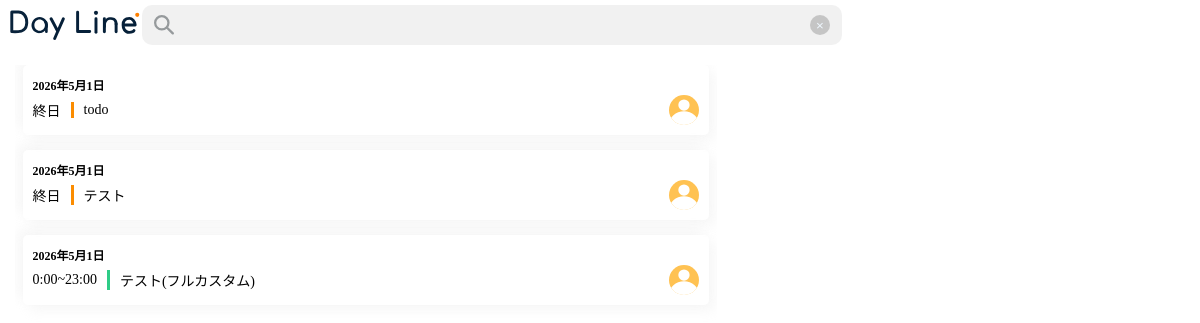
The page /index/event/search/ (signed in) on the database as committed earlier.
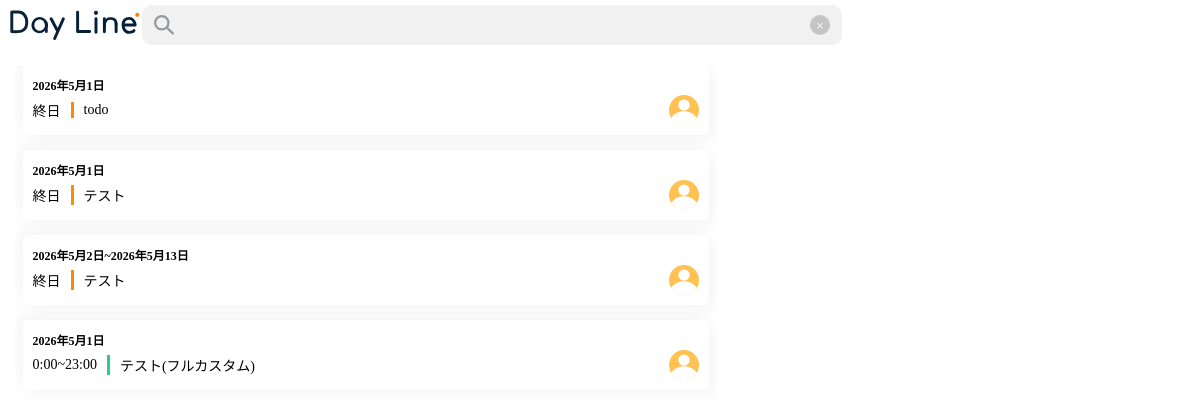
The same page on the database as committed later.
### DayLine_1_DayLine/models.py (models this page shows, shortened)
class Event(models.Model):
    class Meta:
        verbose_name = "予定"
        verbose_name_plural = "予定"
    created_at = models.DateTimeField(auto_now_add=True)
    updated_at = models.DateTimeField(auto_now=True)
    id = models.UUIDField(
        primary_key=True,
        default=uuid.uuid4,
    )
    room = models.ForeignKey(
        Room,
        verbose_name='ルーム',
        on_delete=models.CASCADE,
        related_name='events',
        null=True
    )
    title = models.CharField(
        verbose_name='タイトル',
        max_length=100,
    )
    created_by = models.ForeignKey(
        CustomUser,
        verbose_name='作成者',
        on_delete=models.SET_NULL,
        null=True
    )
    start_date = models.DateField(
        verbose_name='開始日',
    )
    start_time = models.TimeField(
        verbose_name='開始時間',
        default=datetime.time(0, 0, 0),
        blank=True
    )
    end_date = models.DateField(
        verbose_name='終了日',
        null=True,
        blank=True
    )
    end_time = models.TimeField(
        verbose_name='終了時間',
        default=datetime.time(23, 0, 0),
        null=True,
        blank=True
    )
    allday = models.BooleanField(
        verbose_name='終日設定',
        default=True
    )
    color = models.ForeignKey(
        Color,
        verbose_name="色",
        on_delete=models.SET_NULL,
        null=True,
        blank=True
    )
    repeat = models.ForeignKey(
        Repeat,
        verbose_name="繰り返し",
        on_delete=models.SET_NULL,
        null=True,
        blank=True
    )
    url = models.URLField(
        verbose_name="URL",
        null=True,
        blank=True
    )
    location = models.CharField(
        verbose_name="場所",
        null=True,
        blank=True,
        max_length=100
    )
    memo = models.TextField(
        verbose_name="メモ",
        null=True,
        blank=True,
        max_length=500
    )

### DayLine_1_DayLine/views.py (the view)
# urls.py: path('event/search/', views.SearchEvent.as_view(), name='search_event'),
class SearchEvent(ListView):
    template_name = "serch_event.html"
    model = Event
    def get_queryset(self):
        query = self.request.GET.get('query')
        queryset = Event.objects.filter(
            room__roommember__user=self.request.user
        ).distinct()
        if query:
            event_list = queryset.filter(
                title__icontains=query
            )
        else:
            event_list = queryset.all()
        return event_list

### DayLine_1_DayLine/templates/serch_event.html (shortened to what this page needs)
{% load static %}
<!DOCTYPE html>
<html lang="en">
<head>
    <link rel="stylesheet" href="{% static 'css/index/header.css' %}">
    <link rel="stylesheet" href="{% static 'css/index/search.css' %}">
</head>
<body>
    <header>
        <a href="{% url "DayLine_1_DayLine:index" %}">
            <div class="header-1">
                <img src="{% static 'img/DayLine2.svg' %}" alt="" height="30px">
            </div>
        </a>
        <form action="" method="GET">
            <div class="search-box">
                <div class="search-icon"><img src="{% static "img/検索.svg" %}" alt=""></div>
                <input id="event-search-box" type="text" name="query" value="{{ request.GET.query }}">
                <p><button type="button" id="event-search-box-crear" class="search-clear-btn">×</button></p>
            </div>
        </form>
    </header>
    <main>
        <div class="search_results">
            {% for search in object_list %}
            <div class="search-result">
                {% if search.start_date == search.end_date %}
                <div class="search-result-date">{{search.start_date}}</div>
                {% else %}
                <div class="search-result-date">{{search.start_date}}~{{search.end_date}}</div>
                {% endif %}
                <div class="search-result-detail">
                    {% if search.allday %}
                    <div class="search-result-detail-time">終日</div>
                    {% else  %}
                    <div class="search-result-detail-time">{{search.start_time}}~{{search.end_time}}</div>
                    {% endif %}
                    <div class="search-result-detail-title" style="border-color:{{search.color.color}}">{{search.title}}</div>
                    <div class="search-result-detail-createby"><img src="{% static "img/初期アイコン.svg" %}" alt=""></div>
                </div>
            </div>
            {% endfor %}
        </div>
    </main>
</body>
{% load django_browser_reload %}
</html>

### static/css/index/header.css (style rules this page uses)
header { display: flex; height: 50px; align-items: center; padding-left:10px; }
.header-1 { width: 100%; display: flex; align-items: center; }

### static/css/index/search.css (style rules this page uses)
html, body { margin: 0; padding: 0; height: 100%; width: 100%; overflow: hidden; }
.search-box { display: flex; height: 40px; width: 700px; margin-right: 50px; background-color: rgba(121, 121, 121, 0.1); border-radius: 10px; }
.search-icon { display: flex; align-items: center; justify-content: center; width: 50px; }
.search-icon img { height: 20px; }
.search-box input { border: none; width: 100%; background: none; }
.search-box p { display: flex; align-items: center; justify-content: center; width: 50px; }
#event-search-box-crear { border-radius: 100px; border: none; height: 20px; width: 20px; background-color: rgba(173, 173, 173, 0.649); color: aliceblue; }
main { height: calc(100% - 50px - (15px * 2)); width: calc(100% - (15px * 2)); display: flex; margin: 15px; gap: 15px; }
.search_results { width: 60%; height: 100%; display: flex; flex-direction: column; align-items: center; overflow-y: scroll; gap: 15px; }
.search-result { height: calc(70px - (10px * 2)); width: 95%; padding: 10px; display: flex; flex-direction: column; border-radius: 5px; box-shadow: 6px 6px 12px rgba(202, 202, 202, 0.158), -6px -6px 12px rgba(202, 202, 202, 0.158); transition: 0.1s; }
.search-result-date { height: 100%; display: flex; align-items: center; font-size: 12px; font-weight: 600; }
.search-result-detail { height: 100%; display: flex; align-items: center; font-size: 14px; }
.search-result-detail-title { margin-left: 10px; padding-left: 10px; border-left: 3px solid; border-color: orange; }
.search-result-detail-createby { display: flex; align-items: center; justify-content: center; margin-left: auto; }
.search-result-detail-createby img { height: 30px; width: auto; }

Rows that differ between the two databases and show on the page:
added Event: start_date "2026年5月2日", end_date "2026年5月13日", allday "終日", title "テスト"
